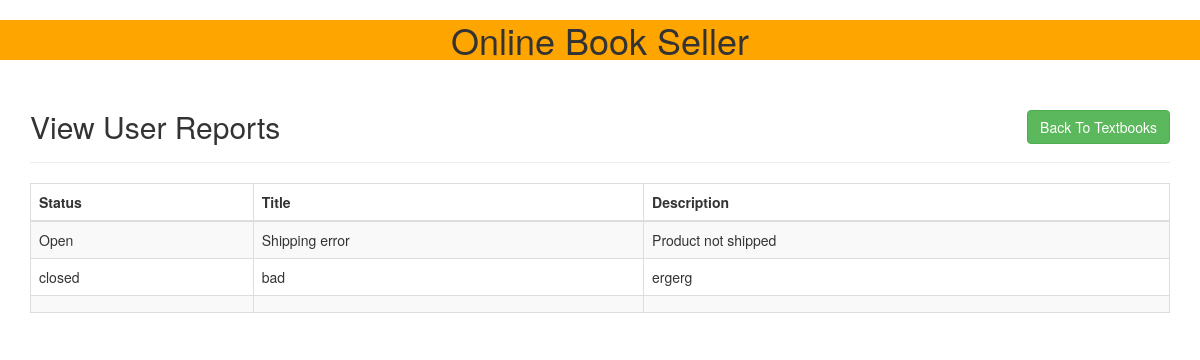
/reports.php (signed in), run on the app's committed database.
### tables this page shows
CREATE TABLE `reports` (
  `report_id` int(11) NOT NULL AUTO_INCREMENT,
  `report_creator` int(11) NOT NULL,
  `report_title` varchar(500) NOT NULL,
  `description` varchar(500) NOT NULL,
  `report_status` varchar(10) NOT NULL,
  UNIQUE KEY `report_id` (`report_id`)
);

### common.php (called while the page is built)
<?php
function escape($html)
{
    return htmlspecialchars($html, ENT_QUOTES | ENT_SUBSTITUTE, "UTF-8");
}

### public/reports.php (the view, shortened to what this page needs)
<?php
try {
    require_once "../config.php";
    require "../common.php";
    $connection = new PDO($dsn, $db_username, $db_password, $db_options);
    $sql = "SELECT * FROM reports";
    $statement = $connection->prepare($sql);
    $statement->execute();
    $result = $statement->fetchAll();
} catch (PDOException $error) {
    echo $sql . "<br>" . $error->getMessage();
}
?>
<?php require "templates/header.php";?>
<div class="container">
	<div class="page-header clearfix">
        <h2 class="pull-left">View User Reports</h2>
        <a href="index.php" class="btn btn-success pull-right">Back To Textbooks</a>
	</div>
	<?php
if ($result && $statement->rowCount() > 0) {?>
			<table class="table table-bordered table-striped table-hover">
				<thead class="thead-dark/">
					<tr>
                        <th>Status</th>
						<th>Title</th>
						<th>Description</th>
					</tr>
				</thead>
				<tbody>
				<?php foreach ($result as $row) {?>
					<tr>
                        <td><?php echo escape($row["report_status"]); ?></td>
						<td><?php echo escape($row["report_title"]); ?></td>
						<td><?php echo escape($row["description"]); ?></td>
					</tr>
				<?php }?>
				</tbody>
			</table>
		<?php } else {?>
			<blockquote>No Reports Available.</blockquote>
		<?php }
?>
</div>
<?php require "templates/footer.php";?>

### public/css/style.css (style rules this page uses)
.page-header h2 { margin-top: 0; }

### data on the page
reports: report_status "Open", report_title "Shipping error", description "Product not shipped"
reports: report_status "closed", report_title "bad", description "ergerg"
